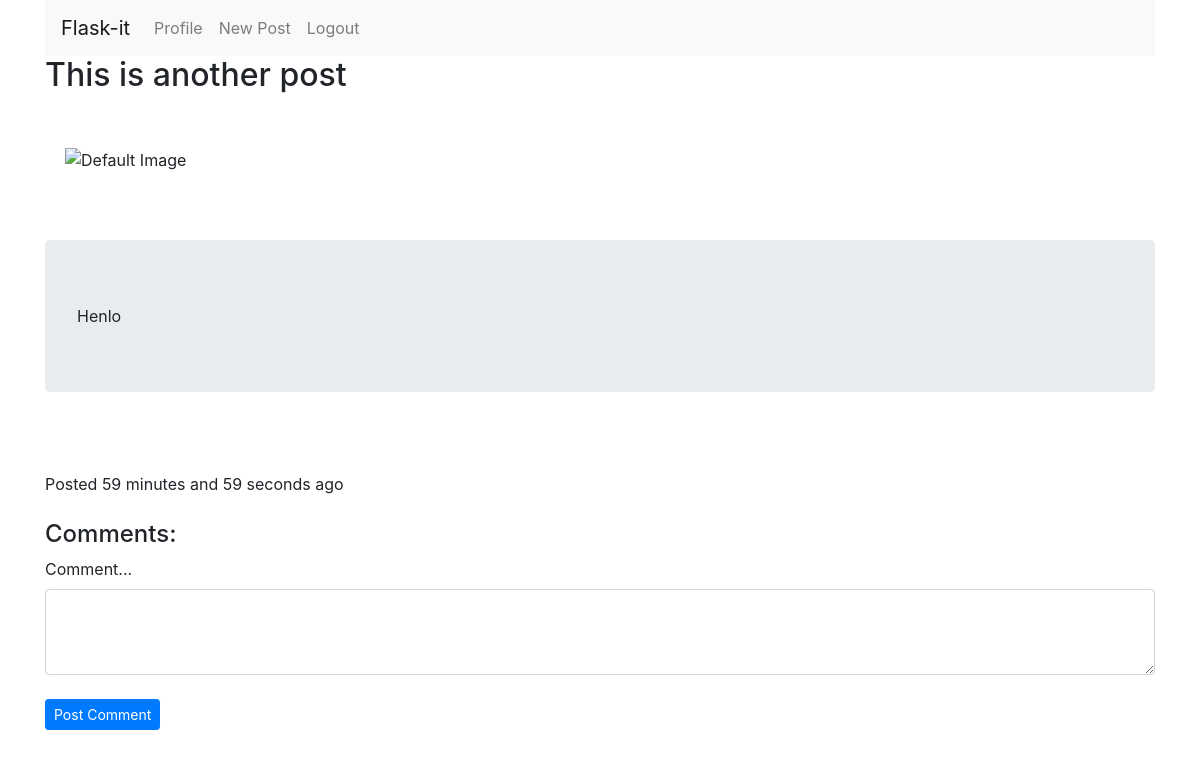
Screenshot of /entries/2 (signed in) with the database file from the repository.
### flask_blog/models/entries.py (models this page shows, shortened)
class Entry(db.Model):
	__tablename__ = 'entries'
	id = db.Column(db.Integer, primary_key=True)
	title = db.Column(db.String(50), unique=True)
	imglnk = db.Column(db.String(1000))
	text = db.Column(db.Text)
	created_at = db.Column(db.DateTime)
	def getPassedTimeStamp(self):
		current = datetime.utcnow() -self.created_at
		minutes = divmod(current.total_seconds(), 60)
		return f'{int(minutes[0])} minutes and {int(minutes[1])} seconds'

### flask_blog/views/entries.py (the view)
@app.route('/entries/<int:id>', methods=['GET'])
def show_entry(id):
	if not current_user.is_authenticated:
		return redirect(url_for('welcome'))
	entry = Entry.query.get(id)
	comments = Comment.query.filter_by(parentpostID = entry.id).order_by(Comment.path)
	return render_template('entries/show.html', entry=entry, comments=comments)

### flask_blog/__init__.py (called while the page is built)
@login_manager.user_loader
def load_user(user_id):
	return User.query.get(int(user_id))

### flask_blog/templates/entries/show.html (shortened to what this page needs)
{% extends "layout.html" %}
{% block body %}
<h2>{{ entry.title }}</h2>
<br>
<div class="card-body">
{% if not entry.imglnk %}
<img src="https://www.pngitem.com/pimgs/m/84-844866_face-nose-black-facial-expression-person-smile-emotion.png" alt="Default Image">
{% else %}
<img src="{{entry.imglnk}}" alt="{{ entry.title }}" height="60%" width="40%">
{% endif %}
</div>
<br>
<br>
<div class="jumbotron">
{{ entry.text }}
</div>
<br><br>
Posted {{ entry.getPassedTimeStamp() }} ago
<br>
<br>
<h4>Comments:</h4>
							<form action="{{url_for('new_comment',id=entry.id) }}" method="POST">
                                            <div class="form-group">
        										<label for="InputTextComment">Comment...</label>
        										<textarea class="form-control" id="InputTextComment" name=commenttext rows="3"></textarea>
    										</div>
                                            <button type="submit" class="btn btn-primary mt-2 btn-sm" id="comment-button" name="comment-button">Post Comment</button>
                                        </form>
{% endblock %}

### rows the page displays
Entry: title "This is another post", text "Henlo", getPassedTimeStamp "59 minutes and 59 seconds"
